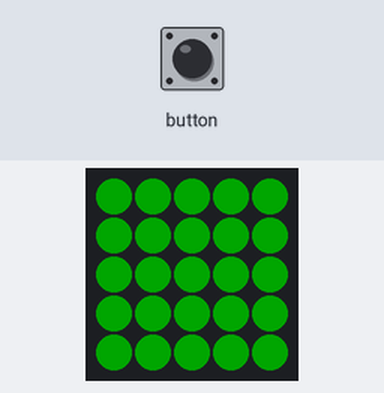
This program was run on a simulated ESP32. On the bench: 5×5 RGB LED matrix (first LED top left, wired row by row). Inputs (shaded band) come from the test bench. Dim RGB values are drawn brighter than linear; WiFi joins after 1.5 s; servers stay silent unless stated; EEPROM starts erased; web services answer with replies made up by the test bench; what the program prints to the serial monitor is not drawn.

Above: at 5.2 s.
5.3 s: button pressed for 0.15 s
8.4 s: button pressed for 1 s
At 8.9 s:
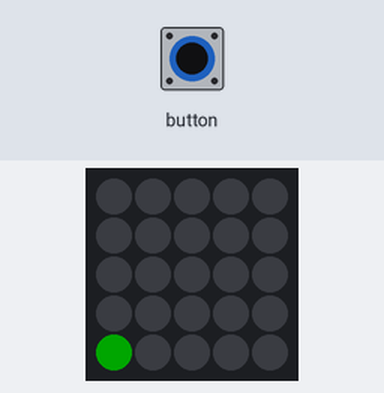
10.9 s: button pressed for 0.15 s
12.5 s: button pressed for 1 s
At 13.2 s:
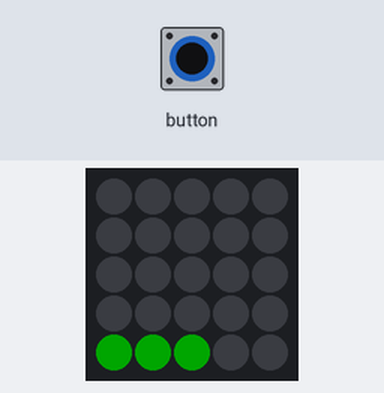
Timing chart, 0 to 15.5 s (numbered marks = the images above; inputs shaded):
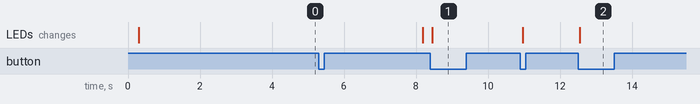

Measured:
- after the input at 8.4 s, the LEDs: change after 0.05 s (image 1)
- after the input at 12.5 s, the LEDs: change after 0.05 s (image 2)

The program:

main.cpp
```cpp
// (licence header left out)
#include <Arduino.h>
#include <M5Atom.h>
#include <EEPROM.h>
#include <WiFi.h>
#include <HTTPClient.h>

#define EEPROM_SIZE 32 // ESP32 int

extern const unsigned char AtomImageData[375 + 2];

uint8_t DisBuff[2 + 5 * 5 * 3]; //No idea

void setBuff(uint8_t Rdata, uint8_t Gdata, uint8_t Bdata) //It seems a buffer for the RGB LED
{
    DisBuff[0] = 0x05;
    DisBuff[1] = 0x05;
    for (int i = 0; i < 25; i++)
    {
        DisBuff[2 + i * 3 + 0] = Rdata;
        DisBuff[2 + i * 3 + 1] = Gdata;
        DisBuff[2 + i * 3 + 2] = Bdata;
    }
}

// Wifi credentials
const char* ssid = "";
const char* password = "";
const char* IFTTT_URL = "https://maker.ifttt.com/trigger/m5atom-stress/with/key/qVxfRktiuEOdpCEbjUiNS";
bool ifttt_flag = false;


int counter_x = -1; // -1 To avoid the firs led to be on before the first press
int counter_y = 0;
int total_counter = 0;

int index_color = 0;
CRGB colors[] = { 0xFF0000, 0x0000FF, 0xFFFF00, 0x00FF00 }; // GRB NOT RGB Green,Blue,Yellow,Red


int ifttt_post(){
  if(WiFi.status()== WL_CONNECTED){   // Check WiFi connection status

     HTTPClient http;
     http.begin(IFTTT_URL); // Specify destination for HTTP request

    //  http.addHeader("Content-Type", "text/plain"); //Specify content-type header
    //  int httpResponseCode = http.POST("post");   // Send the actual POST request

    http.addHeader("Content-Type", "application/json");

    int httpResponseCode = http.POST("{\"value1\":"+String(total_counter)+"}");


     if(httpResponseCode>0){
      Serial.println(httpResponseCode);   // Print return code
      return httpResponseCode;
     }else{
      Serial.print("Error on sending request: ");
      Serial.println(httpResponseCode);
      return httpResponseCode;
     }

     // If you need an HTTP request with a content type: application/json, use the following:
     //http.addHeader("Content-Type", "application/json");
     //int httpResponseCode = http.POST("{\"api_key\":\"tPmAT5Ab3j7F9\",\"sensor\":\"BME280\",\"value1\":\"24.25\",\"value2\":\"49.54\",\"value3\":\"1005.14\"}");

     http.end();  //Free resources
  }
  else{
    Serial.println("Connection error");
    return -1;
  }
}

void drawLedMatrix(){
  // Nested FOR for Matrix draw control
  // Serial.print("Counter X e Y\n");
  // Serial.println(counter_x);
  // Serial.println(counter_y);
  for (int j = 0; j <= counter_y; j++) { // Rows Y
    if (j < counter_y)
    {
      // Serial.println("First for");
      for (int i = 0; i <= 4; i++) { // Columns X
        M5.dis.drawpix(i, j, colors[index_color]);
        // Serial.println(i);
        delay(10); // Important to not miss some turning on of some LEDs
      }
    }
    else{
      // Serial.println("Second for");
      for (int i = 0; i <= counter_x; i++) { // Columns X
        M5.dis.drawpix(i, j, colors[index_color]);
        // Serial.println(i);
        delay(10); // Important to not miss some turning on of some LEDs
      }
    }

  }
}

void drawLedReverseMatrix(){
  // Nested FOR for Matrix draw control
  // Serial.print("Counter X e Y\n");
  // Serial.println(counter_x);
  // Serial.println(counter_y);
  for (int j = 0; j <= counter_y ; j++) { // Rows Y
    if (j < counter_y)
    {
      // Serial.println("First for");
      for (int i = 0; i <= 4; i++) { // Columns X
        M5.dis.drawpix(i, 4-j, colors[index_color]);
        // Serial.println(i);
        delay(10); // Important to not miss some turning on of some LEDs
      }
    }
    else{
      // Serial.println("Second for");
      for (int i = 0; i <= counter_x; i++) { // Columns X
        M5.dis.drawpix(i, 4-j, colors[index_color]);
        // Serial.println(i);
        delay(10); // Important to not miss some turning on of some LEDs
      }
    }

  }
}


void matrixCount(){

  // Increase of total counter
  if (total_counter<25){
    total_counter++;
  }

  // Colums and rows control
  if (counter_x < 4) {
    counter_x++;
  }
  else {
    counter_x = 0;
    if (counter_y < 4) {
        counter_y++;
    }
    else {
      counter_y = 0;
    }
  }

  // It draws the Led Matrix
  drawLedReverseMatrix();
}

void initial_count(){
  counter_y = (total_counter/5); // Where five is the number of LEDs per row
  counter_x = (total_counter%5) -1;
  Serial.print("Counter X e Y\n");
  Serial.println(counter_x);
  Serial.println(counter_y);
  drawLedReverseMatrix();
}

void eepromToZero(){
    // Write last value to eeprom
    EEPROM.begin(EEPROM_SIZE);
    EEPROM.write(0, 0);
    EEPROM.commit();
    EEPROM.end();
}

void setup() {

  // eepromToZero(); // Call it only to reset the memory count, comment after it

  M5.begin(true, true, true); //Init Atom -> bool SerialEnable, bool I2CEnable, bool DisplayEnable
  delay(10);
  setBuff(0x00, 0x00, 0x00); //RGB in hex
  // M5.dis.setBrightness(127); //no reaction
  M5.dis.displaybuff(DisBuff);

  // EEPROM reading
  EEPROM.begin(EEPROM_SIZE);
  total_counter = EEPROM.read(0);
  EEPROM.end();

  index_color = 3; // Red LED
  initial_count();

  Serial.print("Total counter from EEPROM: ");
  Serial.println(total_counter);

  //Wifi connection
  Serial.begin(115200);
  delay(10);
  Serial.print("Connecting");
  WiFi.begin(ssid, password);
  int wifi_timeout=0;
  while (WiFi.status() != WL_CONNECTED && wifi_timeout<150) {
      delay(100);
      Serial.print(".");
      wifi_timeout++;
  }

  if(WiFi.status()== WL_CONNECTED){
    Serial.println("");
    Serial.println("WiFi connected");
    Serial.println("IP address: ");
    Serial.println(WiFi.localIP());
  }
  else{
    Serial.println("Not connected- Working without WIFI");
  }

  // EEPROM example
  // if (!EEPROM.begin(SIZE)){  //Request storage of SIZE size(success return 1).  申请SIZE大小的存储(成功返回1)
  //   Serial.println("\nFailed to initialise EEPROM!"); //串口输出格式化字符串.  Serial output format string
  //   delay(1000000);
  // }
  // Serial.println("\nRead data from Flash. Values are:");
  // for (int i = 0; i < SIZE; i++){
  //   Serial.printf("%d ",EEPROM.read(i)); //Reads data from 0 to SIZE in EEPROM.  读取EEPROM中从0到SIZE中的数据
  // }
}

void loop() {

  // Serial.println(counter_x);
  if (M5.Btn.wasReleasefor(2000)) // Reset count
  {
    Serial.println("Total count reset");
    counter_x = -1;
    counter_y = 0;
    total_counter = 0;
    eepromToZero();
    // drawLedMatrix();
    M5.dis.displaybuff(DisBuff);
  }
  else if (M5.Btn.wasPressed()) // Anxiety point -> Red LED
  {
    index_color = 3; // Red LED
    matrixCount();

    // Write last value to eeprom
    EEPROM.begin(EEPROM_SIZE);
    EEPROM.write(0, total_counter);
    EEPROM.commit();
    EEPROM.end();

    // IFTTT alert
    if (total_counter>=15)
    {
      ifttt_post(); // Alert to perform an action thought IFTTT
      Serial.println("IFTTT Alert");
      ifttt_flag = true;
    }
    else
    {
      ifttt_flag = false;
    }
  }

  delay(50);
  M5.update();  //Check button down state
}
```
